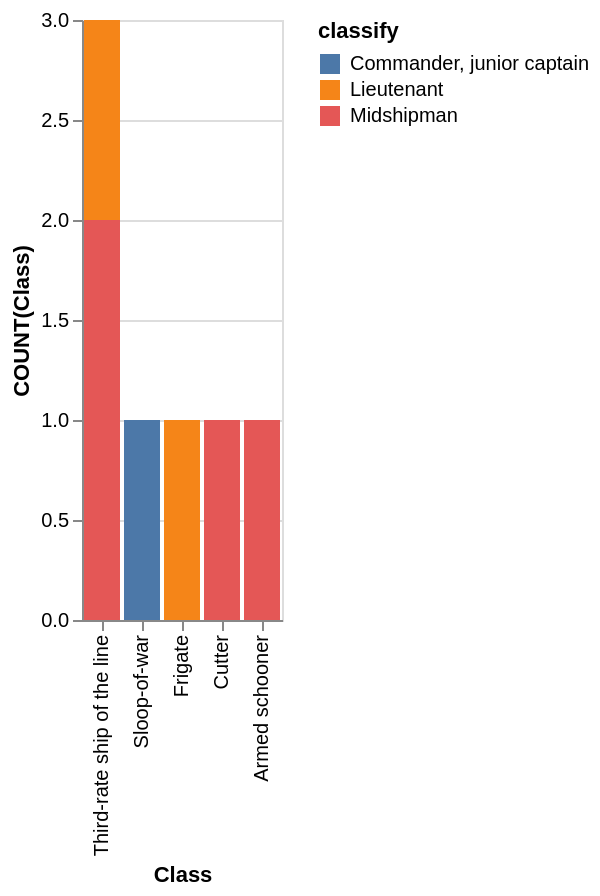

Specify this chart in Vega-Lite:
### Vega-Lite specification from a JSON file in a GitHub repository (floating-point values rounded to 4 significant figures)
{"data": {"values": [{"x_data": "Third-rate ship of the line", "y_data": 0, "classify": "Commander, junior captain"}, {"x_data": "Sloop-of-war", "y_data": 1, "classify": "Commander, junior captain"}, {"x_data": "Frigate", "y_data": 0, "classify": "Commander, junior captain"}, {"x_data": "Cutter", "y_data": 0, "classify": "Commander, junior captain"}, {"x_data": "Armed schooner", "y_data": 0, "classify": "Commander, junior captain"}, {"x_data": "Third-rate ship of the line", "y_data": 1, "classify": "Lieutenant"}, {"x_data": "Sloop-of-war", "y_data": 0, "classify": "Lieutenant"}, {"x_data": "Frigate", "y_data": 1, "classify": "Lieutenant"}, {"x_data": "Cutter", "y_data": 0, "classify": "Lieutenant"}, {"x_data": "Armed schooner", "y_data": 0, "classify": "Lieutenant"}, {"x_data": "Third-rate ship of the line", "y_data": 2, "classify": "Midshipman"}, {"x_data": "Sloop-of-war", "y_data": 0, "classify": "Midshipman"}, {"x_data": "Frigate", "y_data": 0, "classify": "Midshipman"}, {"x_data": "Cutter", "y_data": 1, "classify": "Midshipman"}, {"x_data": "Armed schooner", "y_data": 1, "classify": "Midshipman"}]}, "mark": "bar", "encoding": {"x": {"field": "x_data", "type": "nominal", "title": "Class", "sort": "descending"}, "y": {"field": "y_data", "type": "quantitative", "title": "COUNT(Class)"}, "color": {"field": "classify"}}}
